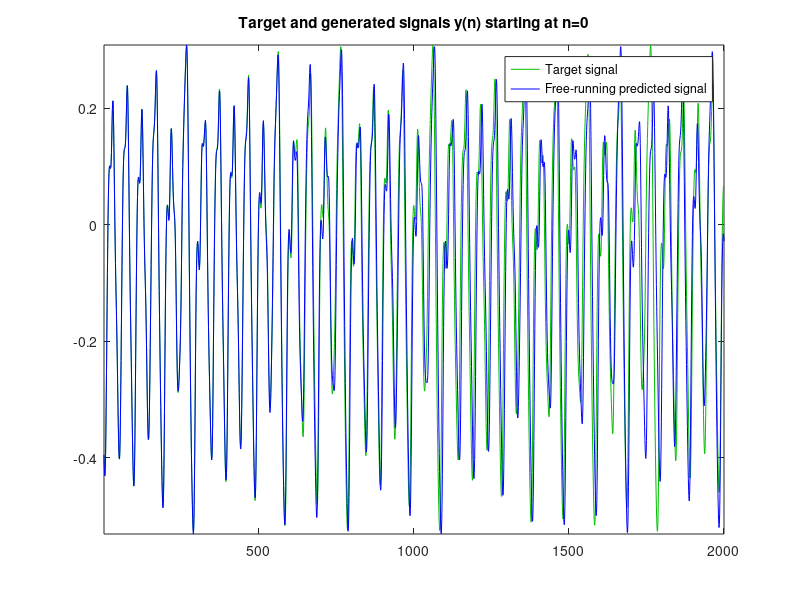
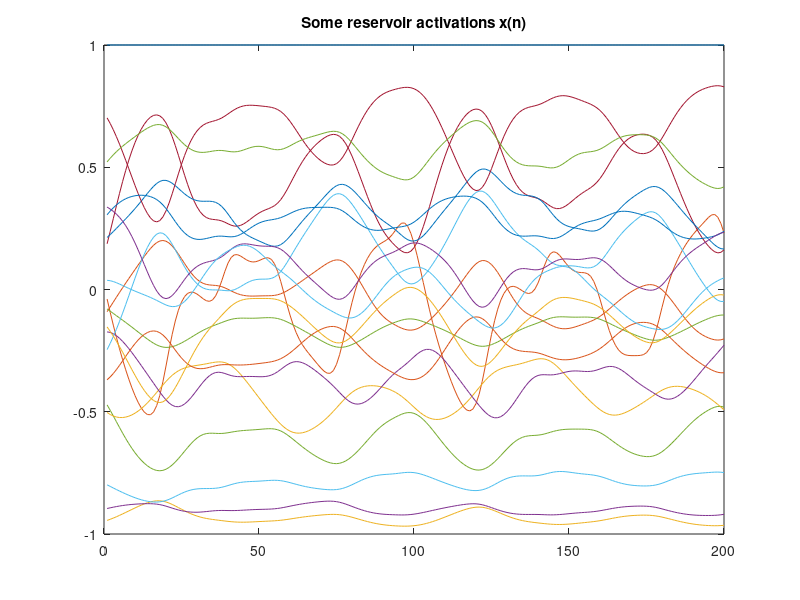
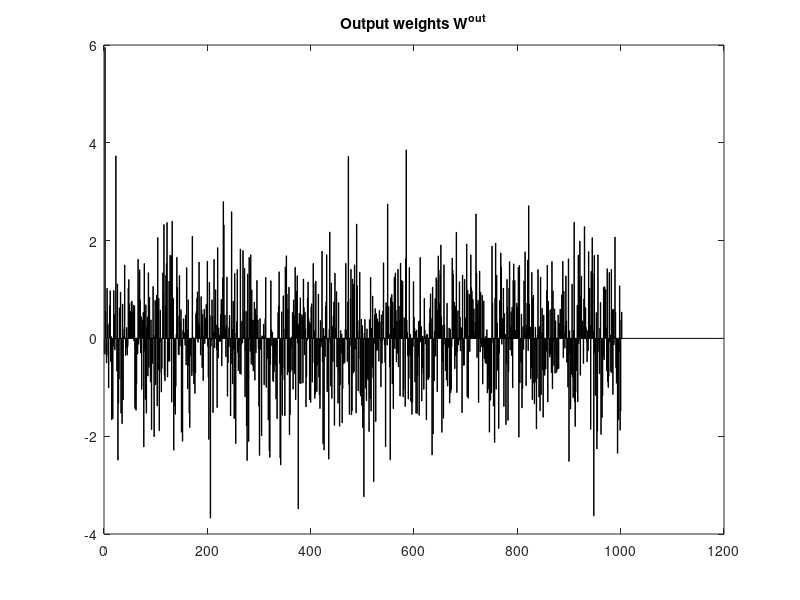
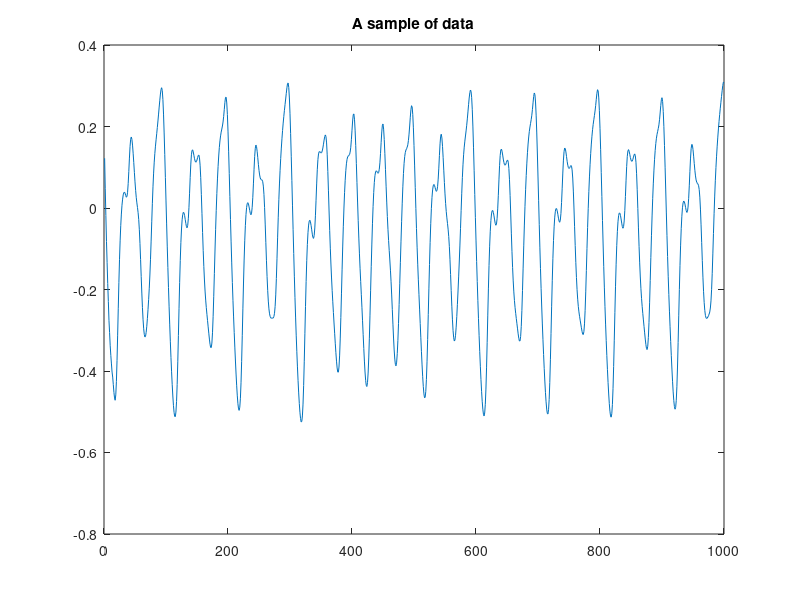

Here is the MATLAB script that generated these plots, in order:
% A minimalistic Echo State Networks demo with Mackey-Glass (delay 17) data 
% in "plain" Matlab.
% by Mantas Lukosevicius 2012
% http://minds.jacobs-university.de/mantas

% load the data
trainLen = 2000;
testLen = 2000;
initLen = 100;

data = load('MackeyGlass_t17.txt');

% plot some of it
figure(10);
plot(data(1:1000));
title('A sample of data');

% generate the ESN reservoir
inSize = 1; outSize = 1;
resSize = 1000;
a = 0.3; % leaking rate

rand( 'seed', 42 );
Win = (rand(resSize,1+inSize)-0.5) .* 1;
W = rand(resSize,resSize)-0.5;
% Option 1 - direct scaling (quick&dirty, reservoir-specific):
% W = W .* 0.13;
% Option 2 - normalizing and setting spectral radius (correct, slower):
disp 'Computing spectral radius...';
opt.disp = 0;
rhoW = abs(eigs(W,1,'LM',opt));
disp 'done.'
W = W .* ( 1.25 /rhoW);

% allocated memory for the design (collected states) matrix
X = zeros(1+inSize+resSize,trainLen-initLen);
% set the corresponding target matrix directly
Yt = data(initLen+2:trainLen+1)';

% run the reservoir with the data and collect X
x = zeros(resSize,1);
for t = 1:trainLen
	u = data(t);
	x = (1-a)*x + a*tanh( Win*[1;u] + W*x );
	if t > initLen
		X(:,t-initLen) = [1;u;x];
	end
end

% train the output
reg = 1e-8;  % regularization coefficient
X_T = X';
Wout = Yt*X_T * inv(X*X_T + reg*eye(1+inSize+resSize));
% Wout = Yt*pinv(X);

% run the trained ESN in a generative mode. no need to initialize here, 
% because x is initialized with training data and we continue from there.
Y = zeros(outSize,testLen);
u = data(trainLen+1);
for t = 1:testLen 
	x = (1-a)*x + a*tanh( Win*[1;u] + W*x );
	y = Wout*[1;u;x];
	Y(:,t) = y;
	% generative mode:
	u = y;
	% this would be a predictive mode:
	%u = data(trainLen+t+1);
end

errorLen = 500;
mse = sum((data(trainLen+2:trainLen+errorLen+1)'-Y(1,1:errorLen)).^2)./errorLen;
disp( ['MSE = ', num2str( mse )] );

% plot some signals
figure(1);
plot( data(trainLen+2:trainLen+testLen+1), 'color', [0,0.75,0] );
hold on;
plot( Y', 'b' );
hold off;
axis tight;
title('Target and generated signals y(n) starting at n=0');
legend('Target signal', 'Free-running predicted signal');

figure(2);
plot( X(1:20,1:200)' );
title('Some reservoir activations x(n)');

figure(3);
bar( Wout' )
title('Output weights W^{out}');

